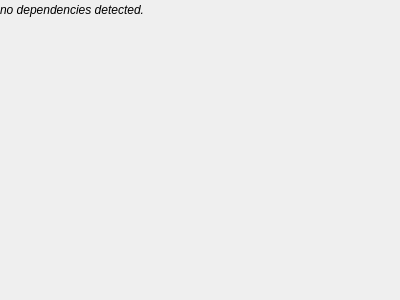
<?xml version="1.0" encoding="UTF-8"?>
<ui version="4.0">
<comment> Copyright (C) 2017 by Pedro Mendes, Virginia Tech Intellectual </comment>
<comment> Properties, Inc., University of Heidelberg, and University of </comment>
<comment> of Connecticut School of Medicine. </comment>
<comment> All rights reserved. </comment>

 <class>CQDependenciesWidget</class>
 <widget class="QWidget" name="CQDependenciesWidget">
  <property name="geometry">
   <rect>
    <x>0</x>
    <y>0</y>
    <width>400</width>
    <height>300</height>
   </rect>
  </property>
  <property name="windowTitle">
   <string>Form</string>
  </property>
  <property name="autoFillBackground">
   <bool>false</bool>
  </property>
  <layout class="QGridLayout" name="gridLayout">
   <property name="leftMargin">
    <number>0</number>
   </property>
   <property name="topMargin">
    <number>3</number>
   </property>
   <property name="rightMargin">
    <number>0</number>
   </property>
   <property name="bottomMargin">
    <number>3</number>
   </property>
   <item row="1" column="0">
    <widget class="QScrollArea" name="scrollArea">
     <property name="frameShape">
      <enum>QFrame::NoFrame</enum>
     </property>
     <property name="verticalScrollBarPolicy">
      <enum>Qt::ScrollBarAsNeeded</enum>
     </property>
     <property name="widgetResizable">
      <bool>true</bool>
     </property>
     <property name="alignment">
      <set>Qt::AlignLeading|Qt::AlignLeft|Qt::AlignTop</set>
     </property>
     <widget class="QWidget" name="scrollAreaWidgetContents">
      <property name="geometry">
       <rect>
        <x>0</x>
        <y>0</y>
        <width>400</width>
        <height>275</height>
       </rect>
      </property>
      <property name="autoFillBackground">
       <bool>false</bool>
      </property>
     </widget>
    </widget>
   </item>
   <item row="0" column="0">
    <widget class="QLabel" name="mpLabel">
     <property name="text">
      <string>&lt;i&gt;no dependencies detected. &lt;/i&gt;</string>
     </property>
    </widget>
   </item>
  </layout>
 </widget>
 <resources/>
 <connections/>
</ui>
